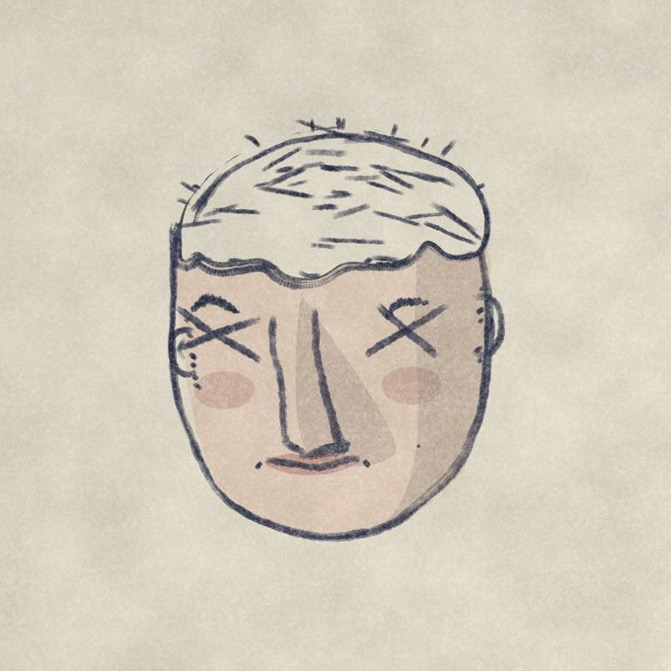
#> input picture images/IMG_5220.JPG, 671 x 671 px
$ python strip.py ../images/IMG_5220.JPG ../images/IMG_5221.JPG
#> lines starting #> are read from the running program, lines starting #| are printed output that depends on the picture
# Lay a motion cycle out as a strip, so it can be read the way a flipbook is
import sys, glob
from PIL import Image

pat, out = sys.argv[1], sys.argv[2]
files = sorted(glob.glob(pat))
ims = [Image.open(f).convert("RGB") for f in files]
#> ims = 1 item
# crop to the figure band: top 72% of the sheet, dropping the footer
w, h = ims[0].size
#> w = 671; h = 671
box = (0, 0, w, int(h * 0.74))
#> box = (0, 0, 671, 496)
ims = [im.crop(box) for im in ims]
cw, ch = ims[0].size
#> cw = 671; ch = 496
sc = 0.5
cw, ch = int(cw * sc), int(ch * sc)
#> cw = 335; ch = 248
ims = [im.resize((cw, ch), Image.LANCZOS) for im in ims]
cols = min(6, len(ims))
#> cols = 1
rows = (len(ims) + cols - 1) // cols
#> rows = 1
sheet = Image.new("RGB", (cw * cols, ch * rows), (223, 218, 207))
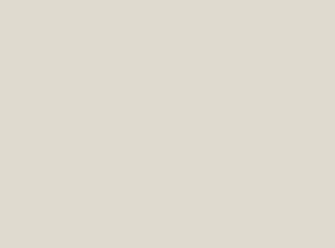
#> sheet: PIL image 335x248 RGB; mean R, G, B 223, 218, 207
for i, im in enumerate(ims):
    sheet.paste(im, ((i % cols) * cw, (i // cols) * ch))
#> this loop made 1 pass
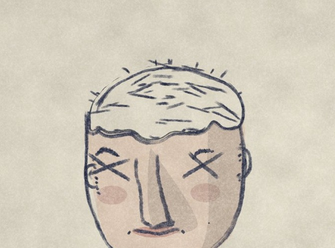
#> sheet: PIL image 335x248 RGB; mean R, G, B 207.9, 200.2, 185.6
sheet.save(out)
print(out, sheet.size, len(ims), "frames")
#| ../images/IMG_5221.JPG (335, 248) 1 frames

$ run again, on images/IMG_5222.JPG
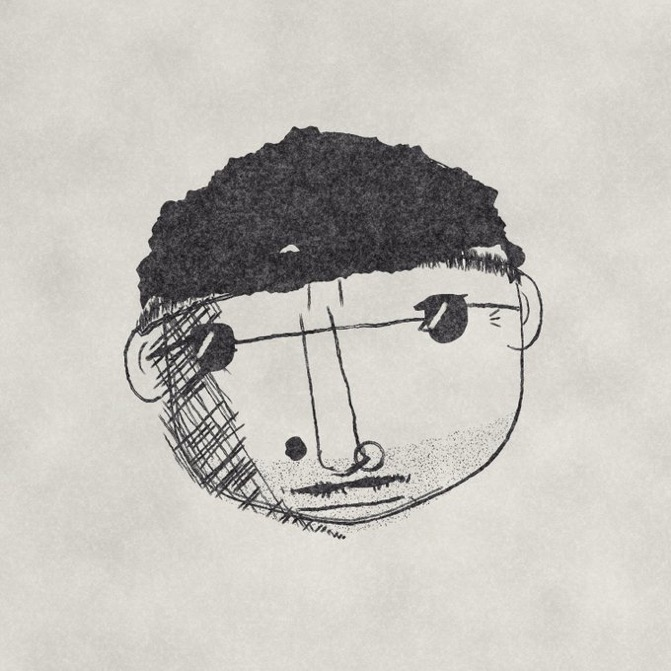
#> input picture images/IMG_5222.JPG, 671 x 671 px
#> ims = 1 item
#> cols = 1
#> the loop `for i, im in enumerate(ims):` made 1 pass
#> after the loop `for i, im in enumerate(ims):`:
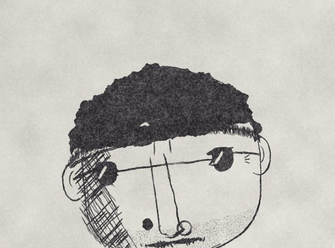
#> sheet: PIL image 335x248 RGB; mean R, G, B 189.4, 186.6, 181.4
#| ../images/IMG_5222.JPG (335, 248) 1 frames

$ run again, on images/IMG_5223.JPG
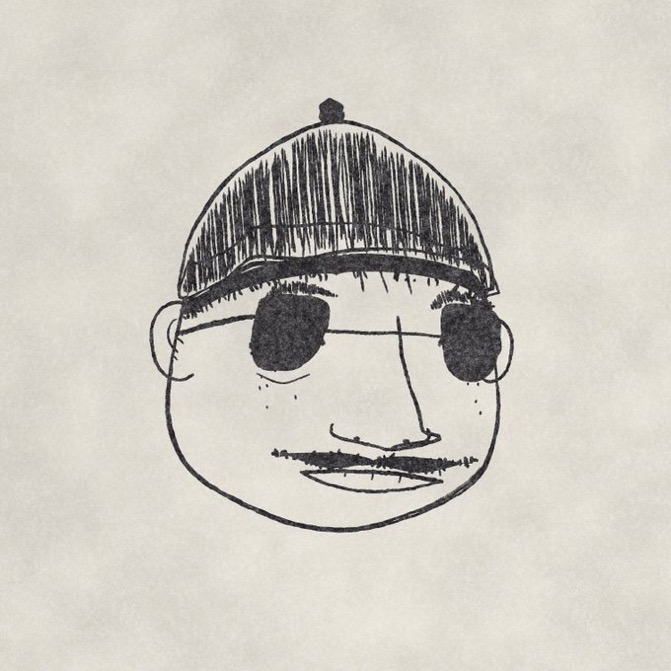
#> input picture images/IMG_5223.JPG, 671 x 671 px
#> ims = 1 item
#> cols = 1
#> the loop `for i, im in enumerate(ims):` made 1 pass
#> after the loop `for i, im in enumerate(ims):`:
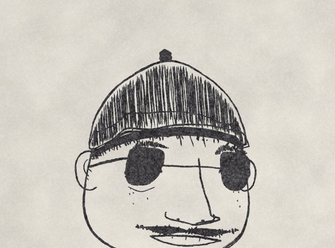
#> sheet: PIL image 335x248 RGB; mean R, G, B 199.6, 195.9, 188
#| ../images/IMG_5223.JPG (335, 248) 1 frames

$ run again, on images/IMG_5224.JPG
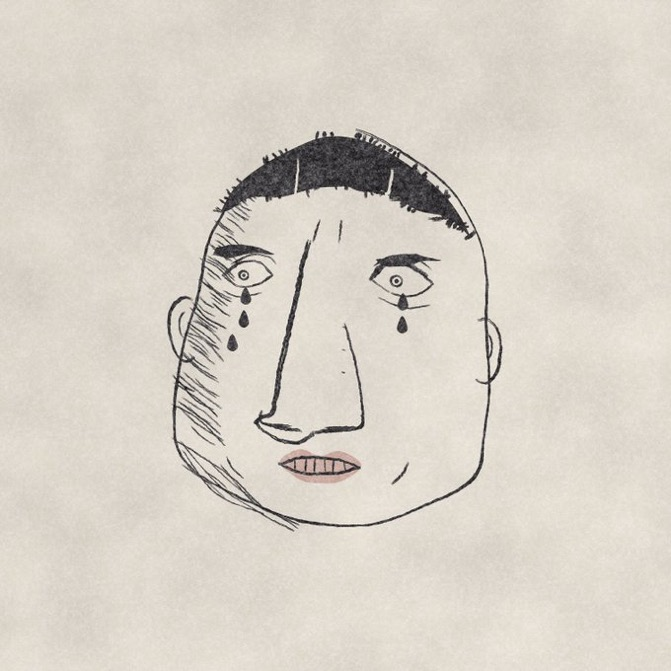
#> input picture images/IMG_5224.JPG, 671 x 671 px
#> ims = 1 item
#> cols = 1
#> the loop `for i, im in enumerate(ims):` made 1 pass
#> after the loop `for i, im in enumerate(ims):`:
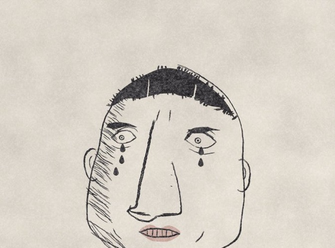
#> sheet: PIL image 335x248 RGB; mean R, G, B 213.8, 207.2, 197.5
#| ../images/IMG_5224.JPG (335, 248) 1 frames
